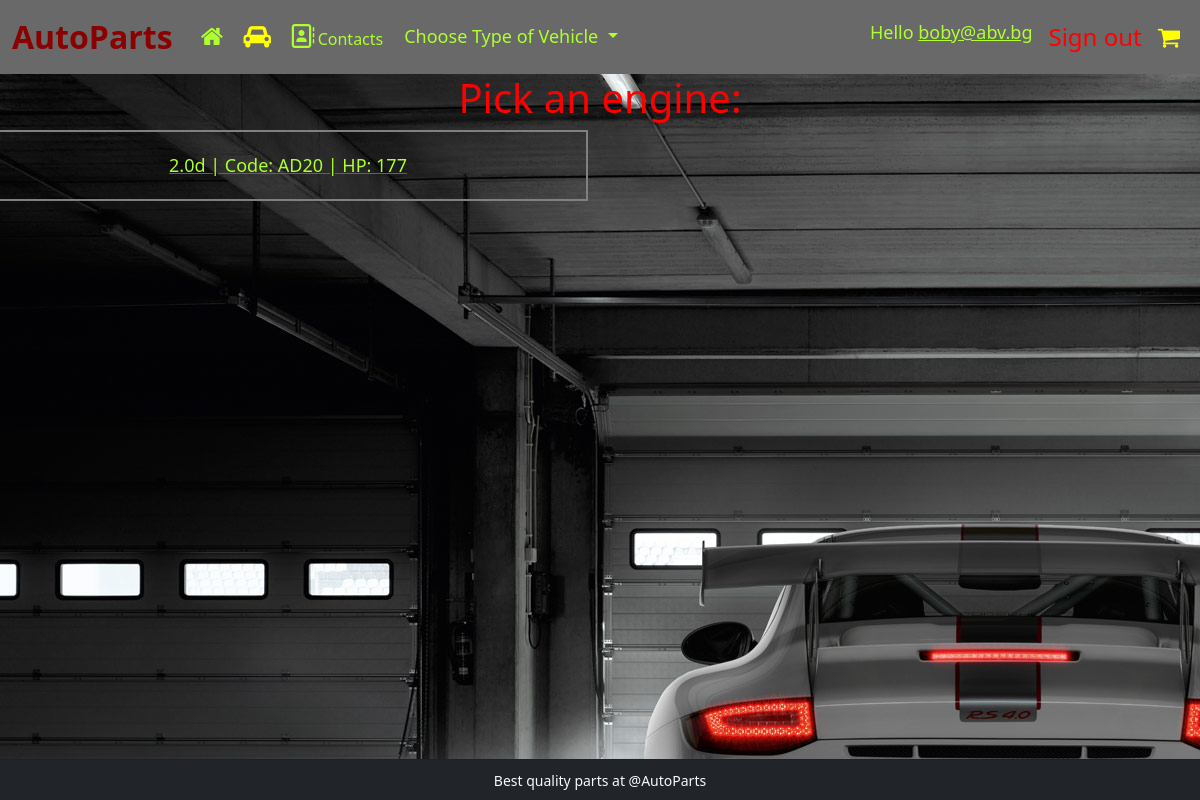
Screenshot of /vehicles/car-model-engines/156 (signed in) with the database file from the repository.
### AutoParts/account_auth/models.py (models this page shows)
class SiteUser(AbstractBaseUser, PermissionsMixin):
    email = models.EmailField(
        unique=True,
        error_messages={
            'unique': "A user with that email already exists.",
        }
    )
    is_staff = models.BooleanField(
        default=False,
    )
    date_joined = models.DateTimeField(
        default=timezone.now
    )
    objects = SiteUserManager()
    USERNAME_FIELD = 'email'

### AutoParts/vehicle/models.py (models this page shows)
class EngineModel(models.Model):
    engine = models.CharField(
        max_length=10,
    )
    power = models.CharField(
        max_length=10,
    )
    engine_code = models.CharField(
        max_length=100,
    )
    def __str__(self):
        return self.engine

### AutoParts/vehicle/views.py (the view)
# urls.py: path('car-model-engines/<int:model>', VehicleEnginesView.as_view(), name='vehicle engines'),
class VehicleEnginesView(TemplateView):
    template_name = 'vehicles/vehicle-list-by-engine.html'
    def get_context_data(self, **kwargs):
        context = super().get_context_data(**kwargs)
        model = kwargs['model']
        vehicles = VehicleModels.objects.filter(pk=model)
        context['engine_list'] = [v.engine for v in vehicles]
        return context

### templates/vehicles/vehicle-list-by-engine.html
{% extends 'base.html' %}
{% block content %}
<h1 class="row justify-content-center" style="color:red;">Pick an engine:</h1>
    {% for engine in engine_list %}
        <a href="{% url 'parts groups list' engine.id %}">
            <li class="row justify-content-center" style="color: greenyellow;font-size: large;width: 50%;padding: 20px;border: 2px solid grey;">
                {{ engine }} | Code: {{ engine.engine_code }} | HP: {{ engine.power }}
            </li>
        </a>
    {% endfor %}
{% endblock %}

### templates/common/navigation.html (shortened to what this page needs)
{% load static %}
<nav class="navbar navbar-expand-lg navbar-light" style="background: dimgray">
    <div class="container-fluid">
        <a class="navbar-brand navbar-light-brand-hover-color" style="color: darkred;font-size: xx-large;" href="{% url 'index' %}"><strong>AutoParts</strong></a>
        <div class="collapse navbar-collapse" id="navbarNav">
            <ul class="navbar-nav">
                <li class="nav-item">
                    <a class="nav-link active" title="Home" aria-current="page" href="{% url 'index' %}"><i style="font-size: x-large;color: greenyellow"
                            class="fa fa-fw fa-home"></i></a>
                <li class="nav-item">
                    <a class="nav-link" title="Garage" href="{% url 'garage' %}"><i class="fa fa-car" style="font-size: x-large;color: yellow"
                                                                                    aria-hidden="true"></i></a>
                </li>
                <li class="nav-item">
                    <a class="nav-link" style="color: greenyellow;font-size: medium;" href="{% url 'contacts' %}"><i style="font-size: x-large;color: greenyellow"
                            class="fa fa-fw fa-address-book-o"></i>Contacts</a>
                </li>
                <li class="nav-item">
                    <div class="dropdown">
                        <button class="btn dropdown-toggle " style="font-size: large;color: greenyellow" type="button" id="dropdownMenuButton1"
                                data-bs-toggle="dropdown" aria-expanded="false">
                            Choose Type of Vehicle
                        </button>
                    </div>
                </li>
            </ul>
        </div>
        <div class="nav navbar-nav navbar-right" id="navbarNav">
            <ul class="navbar-nav">
                {% if request.user.is_authenticated %}
                    <li class="nav-link" style="font-size: large;color: greenyellow">
                        Hello <a style="color: greenyellow" href="{% url 'profile details' %}">{{ request.user }}</a>
                    </li>
                    <li class="nav-item">
                        <a class="nav-link" style="font-size: x-large;color: red" href="{% url 'sign out' %}">Sign out</a>
                    </li>
                {% endif %}
                <li class="nav-item">
                    <a class="nav-link" style="font-size: x-large;color: yellow" href="{% url 'cart' %}"><i class="fa fa-shopping-cart" aria-hidden="true"></i>
                    </a>
                </li>
            </ul>
        </div>
    </div>
</nav>

### static/css/global.css (style rules this page uses)
body { background-color: hsl(0, 0%, 98%); }
h1,h2,h3,h4,h5,h6 { color:hsl(0, 0%, 30%); }
.btn { border-radius: 0; }

### rows the page displays
SiteUser: user "boby@abv.bg"
EngineModel: engine "2.0d", engine_code "AD20", power "177"
